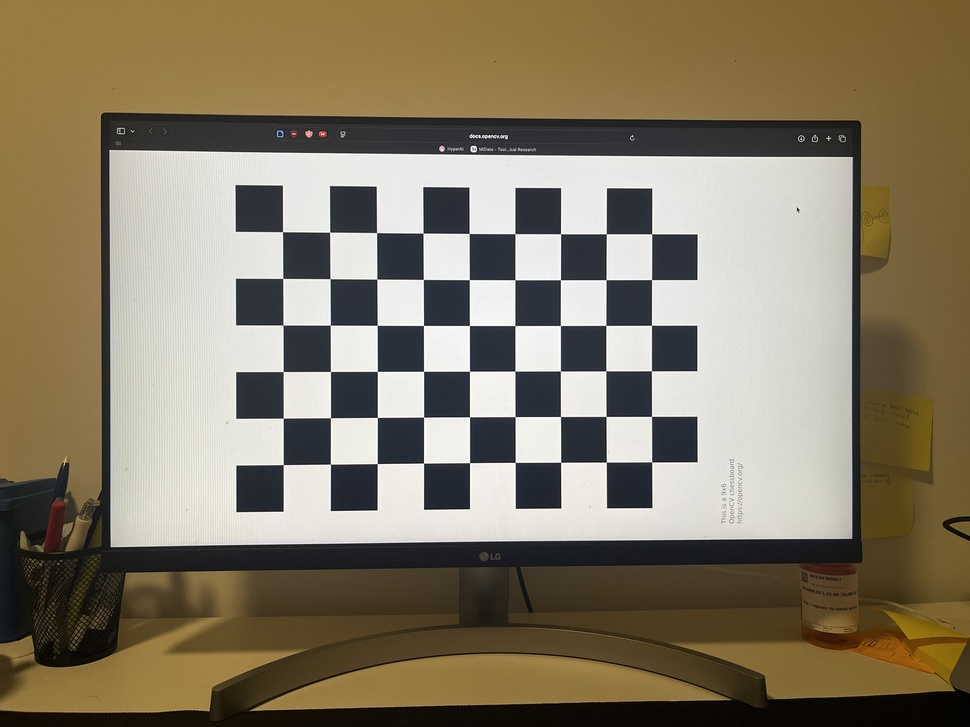
#> input picture module_2_camera_calibration/resources/calibration_images/IMG_1727.JPG, 970 x 727 px, shrunk from 4032 x 3024 before the run
$ python main_camera_calibration.py
#> lines starting #> are read from the running program, lines starting #| are printed output that depends on the picture
import cv2
import numpy as np
import glob
import os

# --- CONFIGURATION ---
CHECKERBOARD_DIMS = (9, 6)
SQUARE_SIZE = 0.037  # Meters
CALIB_IMG_DIR = '/Users/bbimali1/Documents/Computer_Vision_Spring_26/module_2_camera_calibration/resources/calibration_images'
TEST_IMAGE_PATH = '/Users/bbimali1/Documents/Computer_Vision_Spring_26/module_2_camera_calibration/resources/Test_1.JPG'
TEST_DISTANCE_CAMERA_TO_OBJECT = 2.6  # Meters

# Global variables
click_points = []

def run_calibration():
    # Create a 3D grid of object points (0,0,0), (1,0,0), ...
    objp = np.zeros((CHECKERBOARD_DIMS[0] * CHECKERBOARD_DIMS[1], 3), np.float32)
    objp[:, :2] = np.mgrid[0:CHECKERBOARD_DIMS[0], 0:CHECKERBOARD_DIMS[1]].T.reshape(-1, 2)
    objp = objp * SQUARE_SIZE

    objpoints = []
    imgpoints = []

    images = glob.glob(f'{CALIB_IMG_DIR}/*.JPG')

    if not images:
        print("Error: No images found")
        return None, None

    print(f"Processing {len(images)} images...")

    valid_images = 0
    for fname in images:
        img = cv2.imread(fname)
#> img is the input picture: shape (727, 970, 3); mean B, G, R 101, 122.5, 132.9
        if img is None:
            continue

        gray = cv2.cvtColor(img, cv2.COLOR_BGR2GRAY)
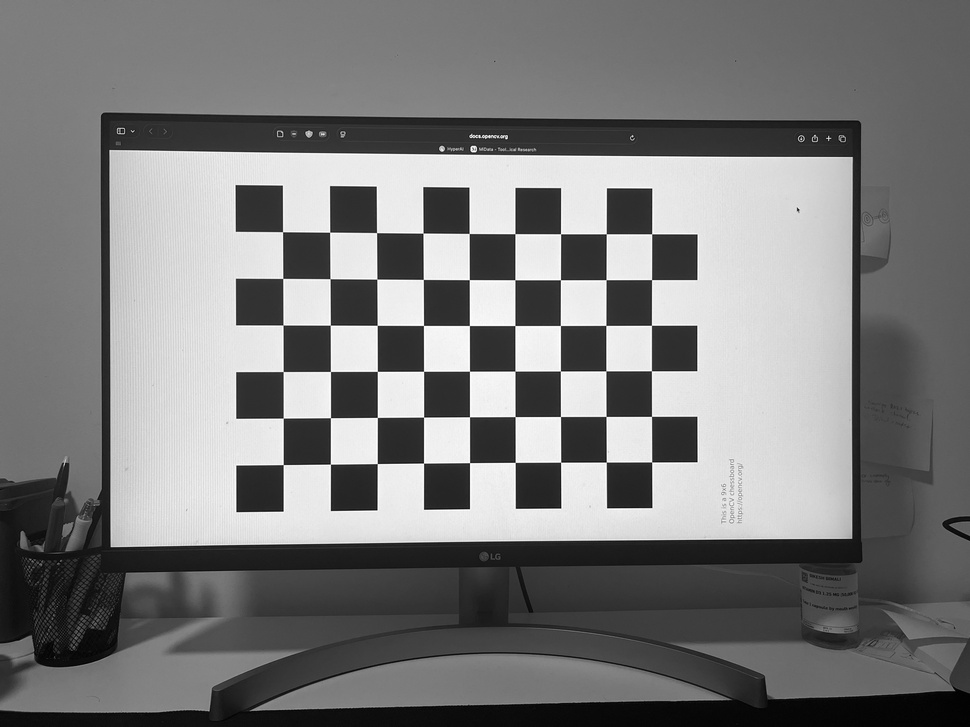
#> gray: shape (727, 970); min 0, max 255, mean 123.2

        # Detect checkerboard corners in the image
        ret, corners = cv2.findChessboardCorners(gray, CHECKERBOARD_DIMS, None)
#> ret = True; corners = 54 rows, first 8: [282.5, 231.7], [329.6, 232.2], [376.5, 232.6], [423, 233.1], [469.2, 233.5], [514.9, 233.6], [560.5, 233.7], [606.3, 233.7]

        if ret == True:
            valid_images += 1
            objpoints.append(objp)

            # Refine corner locations to sub-pixel accuracy for better calibration
            corners2 = cv2.cornerSubPix(gray, corners, (11, 11), (-1, -1),
                                        criteria=(cv2.TERM_CRITERIA_EPS + cv2.TERM_CRITERIA_MAX_ITER, 30, 0.001))
#> corners2 = 54 rows, first 8: [282.5, 231.7], [329.6, 232.2], [376.6, 232.6], [423, 233.1], [469.2, 233.5], [514.9, 233.6], [560.6, 233.7], [606.3, 233.8]
            imgpoints.append(corners2)
        else:
            print(f"  [SKIP] Pattern not found: {os.path.basename(fname)}")
#> pass 2 of the loop in run_calibration, `for fname in images:`:
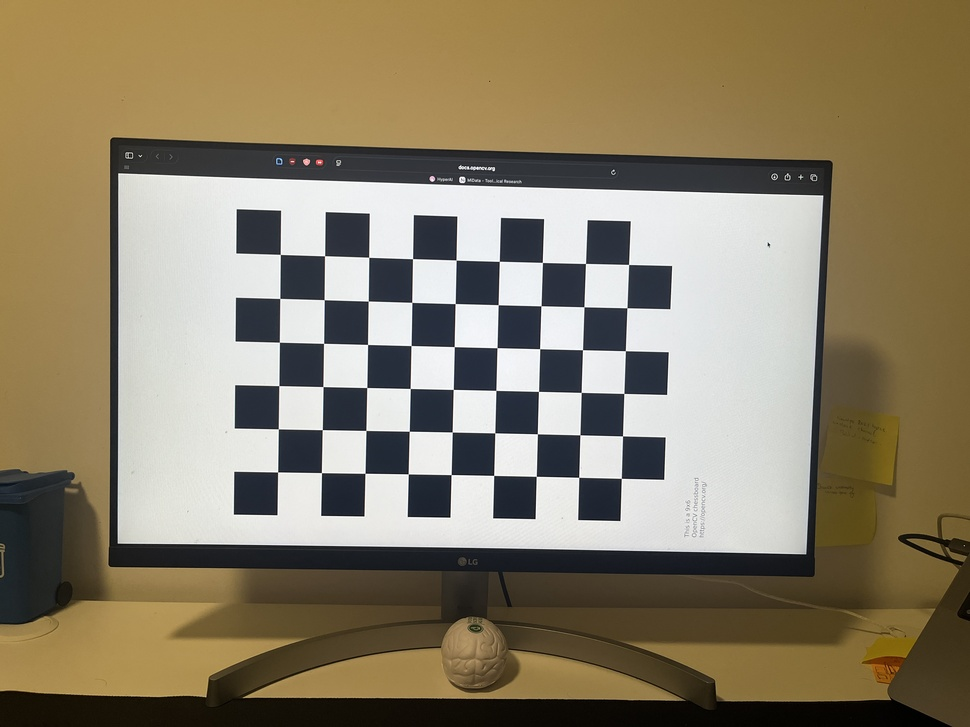
#> input picture module_2_camera_calibration/resources/calibration_images/IMG_1728.JPG, 970 x 727 px, shrunk from 4032 x 3024 before the run
#> in run_calibration, img is the input picture: shape (727, 970, 3); mean B, G, R 103.3, 126.9, 138.1
#> in run_calibration, `gray = cv2.cvtColor(img, cv2.COLOR_BGR2GRAY)`:
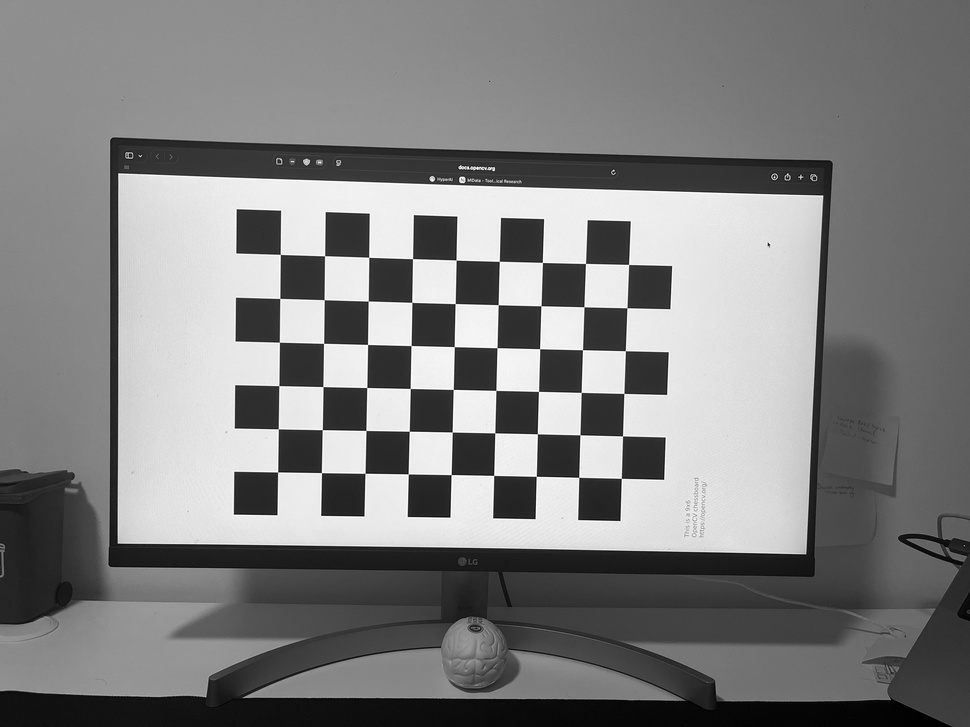
#> gray: shape (727, 970); min 0, max 255, mean 127.6
#> corners = 54 rows, first 8: [280.3, 254.4], [324.6, 255.7], [368.7, 257.3], [412.5, 258.6], [456, 260], [499.3, 261.3], [542.4, 262.4], [585.5, 263.5]
#> corners2 = 54 rows, first 8: [280.3, 254.4], [324.6, 255.7], [368.7, 257.3], [412.5, 258.6], [456.1, 260.1], [499.3, 261.3], [542.4, 262.4], [585.5, 263.5]
#> pass 3 of the loop in run_calibration, `for fname in images:`:
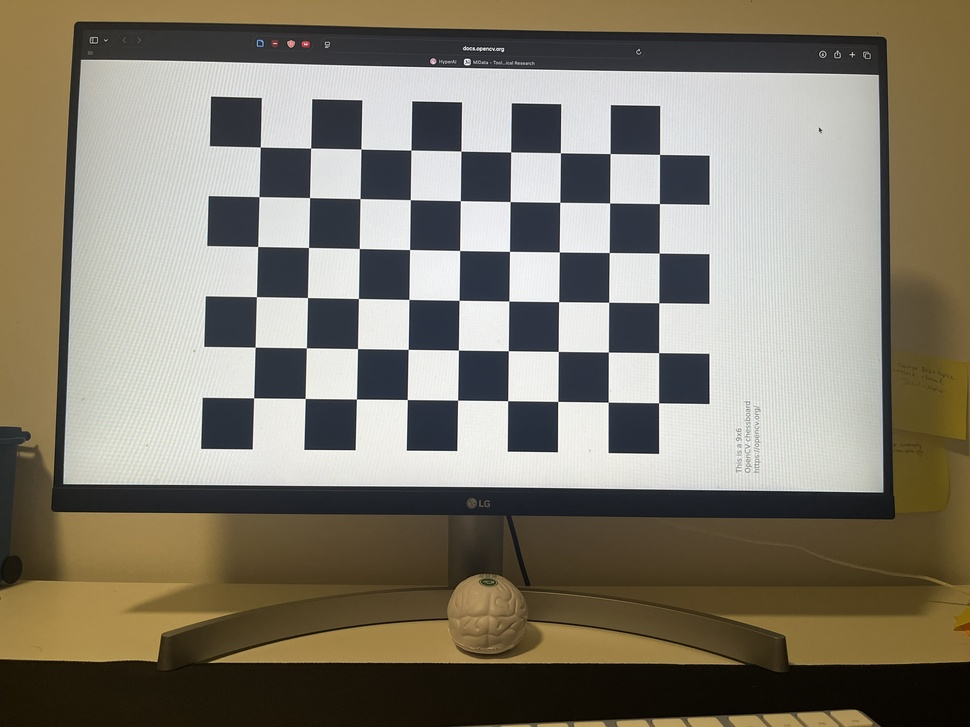
#> input picture module_2_camera_calibration/resources/calibration_images/IMG_1729.JPG, 970 x 727 px, shrunk from 4032 x 3024 before the run
#> in run_calibration, img is the input picture: shape (727, 970, 3); mean B, G, R 109.7, 124, 130.1
#> in run_calibration, `gray = cv2.cvtColor(img, cv2.COLOR_BGR2GRAY)`:
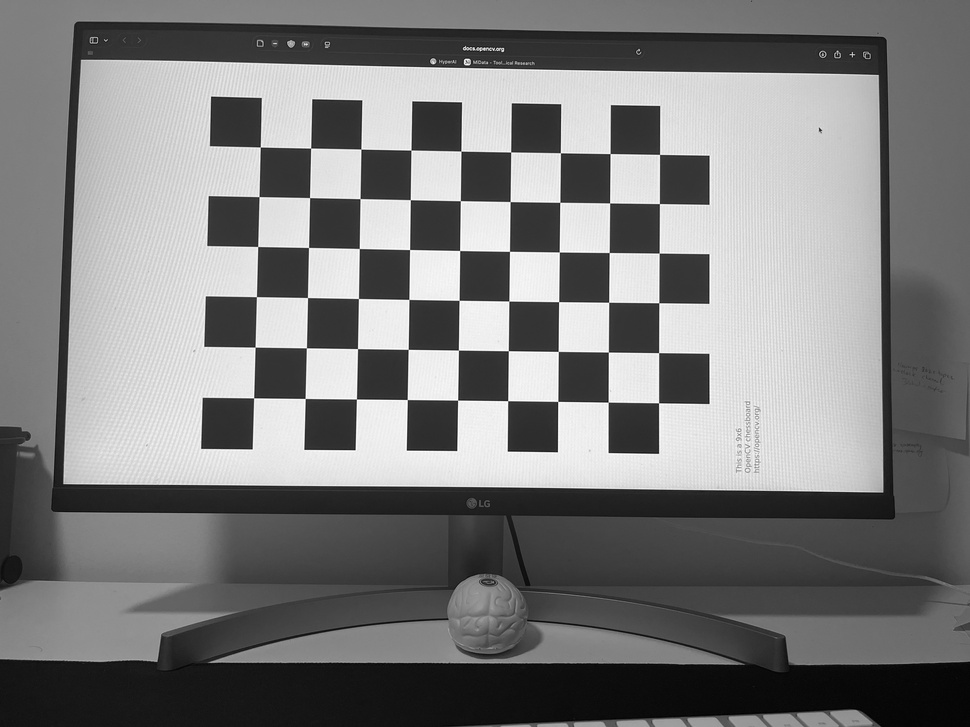
#> gray: shape (727, 970); min 0, max 255, mean 124.2
#> corners = 54 rows, first 8: [260.3, 147], [310.7, 148.1], [360.9, 149.1], [410.9, 150.1], [460.9, 151.1], [510.7, 152], [560.4, 152.7], [610, 153.6]
#> corners2 = 54 rows, first 8: [260.3, 147], [310.6, 148.1], [360.9, 149.1], [410.9, 150.1], [460.9, 151.1], [510.7, 151.9], [560.4, 152.7], [610.1, 153.6]

    # Compute camera matrix and distortion coefficients
    if len(objpoints) > 0:
        print(f"\nCalibrating with {valid_images} valid images...")
        ret, mtx, dist, rvecs, tvecs = cv2.calibrateCamera(objpoints, imgpoints, gray.shape[::-1], None, None) # type: ignore
#> ret = 0.0593; mtx = [[782.7, 0, 487.8], [0, 782.9, 365.5], [0, 0, 1]]; dist = [[0.256, -1.89, -0.000724, -0.000806, 4.81]]; rvecs = ([0.00315, -0.0394, -0.00162], [0.0502, -0.0296, 0.0245], [-0.0511, -0.0164, 0.0129]); tvecs = ([-0.163, -0.106, 0.629], [-0.175, -0.0936, 0.668], [-0.168, -0.161, 0.585])
        print(f"Calibration Complete. Reprojection Error (RMS): {ret:.4f} pixels\n")
#| Calibration Complete. Reprojection Error (RMS): 0.0593 pixels
        return mtx, dist
    else:
        print("Calibration failed. No valid images found.")
        return None, None

def click_event(event, x, y, flags, param):
    if event == cv2.EVENT_LBUTTONDOWN:
        # Capture up to 4 points
        if len(click_points) < 4:
            click_points.append((x, y))

            # Draw a visual marker on the image for feedback
            cv2.circle(param, (x, y), 10, (0, 0, 255), -1)

            # Draw lines connecting the points to visualize the box
            if len(click_points) > 1:
                cv2.line(param, click_points[-2], click_points[-1], (0, 255, 0), 2)
            if len(click_points) == 4:
                # Close the box by connecting the last point to the first
                cv2.line(param, click_points[3], click_points[0], (0, 255, 0), 2)

            cv2.imshow("Measure Object", param)

def measure_object(image_path, distance_Z, K, D):
    global click_points
    click_points = []

    img = cv2.imread(image_path)
    if img is None:
        print(f"Error: Image {image_path} not found.")
        return

    # Display the original raw image to avoid distortion artifacts during selection
    cv2.namedWindow("Measure Object", cv2.WINDOW_NORMAL)
    cv2.imshow("Measure Object", img)
    cv2.setMouseCallback("Measure Object", click_event, img)

    print("INSTRUCTIONS: Click the 4 corners of the object (Order: TL -> TR -> BR -> BL)")

    # Wait until 4 points are selected
    while True:
        if len(click_points) == 4:
            cv2.waitKey(1000)
            break
        if cv2.waitKey(10) & 0xFF == ord('q'):
            break

    cv2.destroyAllWindows()

    if len(click_points) == 4:
        # Reshape input points to (N, 1, 2) format required by OpenCV functions
        points_raw = np.array(click_points, dtype=np.float32).reshape(-1, 1, 2)

        # Mathematically undistort only the selected point coordinates
        points_undistorted = cv2.undistortPoints(points_raw, K, D, P=K)

        # Flatten the output array back to a simple list of (x, y) coordinates
        pts = points_undistorted.reshape(-1, 2)

        # Calculate pixel distances for Width (Top/Bottom) and Height (Left/Right)
        w1 = np.linalg.norm(pts[0] - pts[1])
        w2 = np.linalg.norm(pts[3] - pts[2])
        avg_w_pix = (w1 + w2) / 2

        h1 = np.linalg.norm(pts[0] - pts[3])
        h2 = np.linalg.norm(pts[1] - pts[2])
        avg_h_pix = (h1 + h2) / 2

        # Extract focal length from the camera matrix
        f_pixels = (K[0, 0] + K[1, 1]) / 2

        # Apply perspective projection equation to convert pixels to real-world meters
        real_w = (avg_w_pix * distance_Z) / f_pixels
        real_h = (avg_h_pix * distance_Z) / f_pixels

        print(f"\n--- RESULTS ---")
        print(f"Width:  {real_w:.4f} m ({real_w * 100:.2f} cm)")
        print(f"Height: {real_h:.4f} m ({real_h * 100:.2f} cm)")


if __name__ == "__main__":
    camera_matrix, dist_coeffs = run_calibration()
#> camera_matrix = [[782.7, 0, 487.8], [0, 782.9, 365.5], [0, 0, 1]]; dist_coeffs = [[0.256, -1.89, -0.000724, -0.000806, 4.81]]

    if camera_matrix is not None:
        # --- EXTRACT AND PRINT THE FOCAL LENGTH HERE ---
        fx = camera_matrix[0, 0]
#> fx = 782.7
        fy = camera_matrix[1, 1]
#> fy = 782.9
        f_pixels = (fx + fy) / 2.0
#> f_pixels = 782.8

        print("\n" + "="*40)
        print("CRITICAL CALIBRATION DATA:")
        print(f"Focal Length X (fx): {fx:.2f} pixels")
#| Focal Length X (fx): 782.75 pixels
        print(f"Focal Length Y (fy): {fy:.2f} pixels")
#| Focal Length Y (fy): 782.90 pixels
        print(f"--> Averaged Focal Length (f): {f_pixels:.2f} pixels <--")
#| --> Averaged Focal Length (f): 782.82 pixels <--
        print("="*40 + "\n")

        # Real dimension of the object in Test_1.JPG is size: 13.4 x 19.9 cm
        measure_object(TEST_IMAGE_PATH, TEST_DISTANCE_CAMERA_TO_OBJECT, camera_matrix, dist_coeffs)
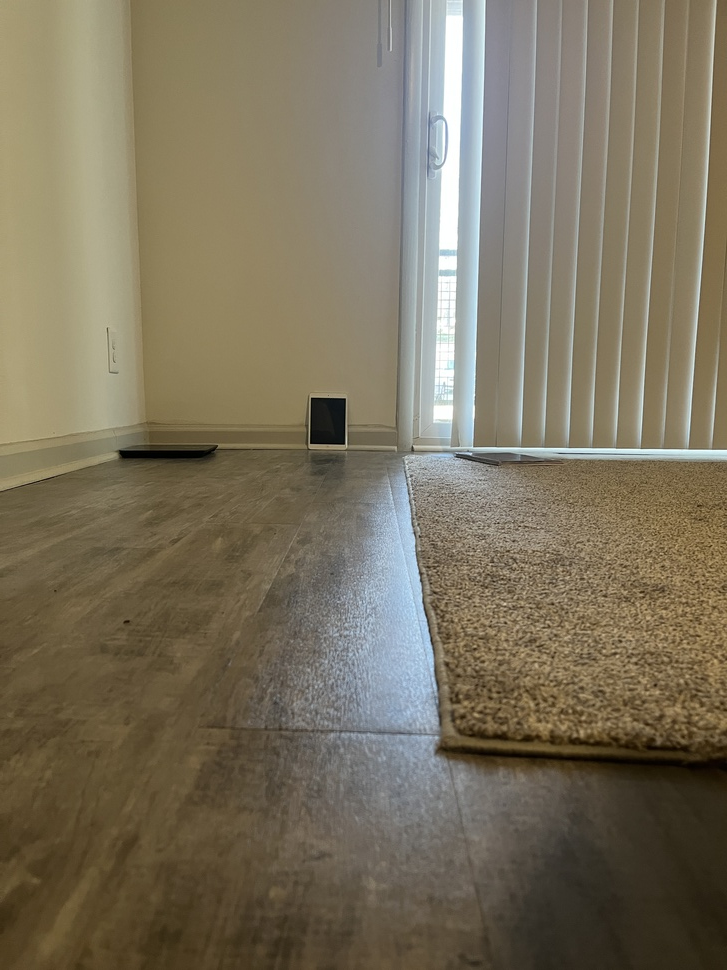
#> input picture module_2_camera_calibration/resources/Test_1.JPG, 727 x 970 px, shrunk from 3024 x 4032 before the run, found by its file name
#> in measure_object, img is the input picture: shape (970, 727, 3); mean B, G, R 94, 114.2, 123.1
#> (key q is pressed here)
